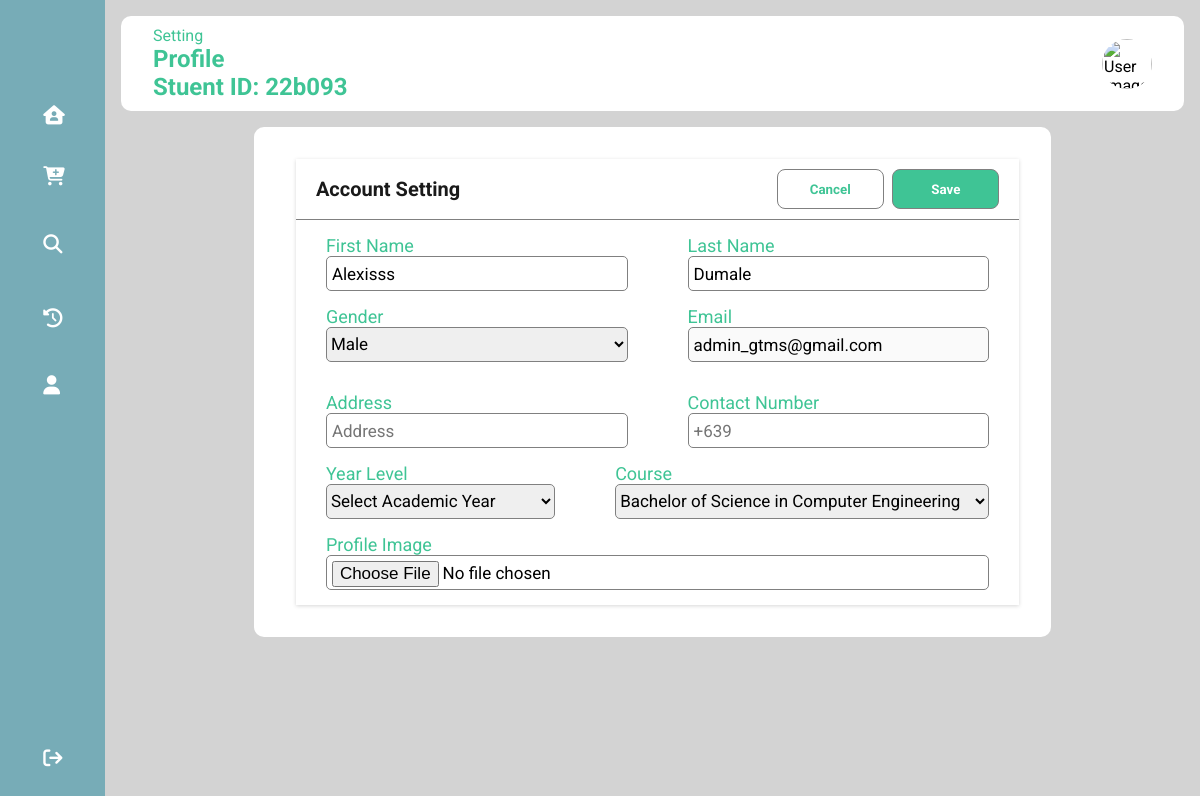
The app's page /user/profile.php (signed in) with its own data.
### tables this page shows
CREATE TABLE `users` (
  `id` int(11) NOT NULL,
  `student_id` varchar(25) NOT NULL,
  `firstname` varchar(50) NOT NULL,
  `lastname` varchar(25) NOT NULL,
  `gender` varchar(10) NOT NULL,
  `email_address` varchar(50) NOT NULL,
  `password` varchar(255) NOT NULL,
  `contact_no` varchar(12) NOT NULL,
  `address` varchar(255) NOT NULL,
  `course` varchar(255) NOT NULL,
  `academic_year` varchar(255) NOT NULL,
  `access_level` varchar(25) NOT NULL,
  `image_profile` varchar(255) NOT NULL,
  `created` timestamp NOT NULL DEFAULT current_timestamp(),
  `modified` datetime NOT NULL DEFAULT current_timestamp()
);

### object/user.php (called while the page is built, shortened)
<?php
class User {
	private $conn;
	private $table_name = "users";
	public $id;
	public function __construct($db) {
		$this->conn = $db;
	}
	function readOne(){
		$query = "SELECT
					firstname,
					lastname,
					student_id,
					image_profile,
					gender,
					email_address,
					contact_no,
					address,
					course,
					academic_year
				FROM
					" . $this->table_name . "
				WHERE
					id = ?
				LIMIT 0,1";
		$stmt = $this->conn->prepare($query);
		$stmt->bindParam(1, $this->id);
		$stmt->execute();
		$row = $stmt->fetch(PDO::FETCH_ASSOC);
		$this->firstname = $row['firstname'];
		$this->lastname =  $row['lastname'];
		$this->student_id =  $row['student_id'];
		$this->gender =  $row['gender'];
		$this->email_address =  $row['email_address'];
		$this->contact_no =  $row['contact_no'];
		$this->address =  $row['address'];
		$this->course =  $row['course'];
		$this->image_profile=$row['image_profile'];
	}
}
?>

### object/course.php (called while the page is built, shortened)
<?php
class Course{
    private $conn;
    private $table_name = "courses";
    public function __construct($db){
        $this->conn = $db;
    }
    function read(){
        $query = "SELECT
                    id, name
                FROM
                    " . $this->table_name . "
                ORDER BY
                    name";
        $stmt = $this->conn->prepare($query);
        $stmt->execute();
        return $stmt;
    }
}
?>

### user/profile.php (the view, shortened to what this page needs)
<?php
include_once '../object/course.php';
include_once '../object/user.php';
$database = new Database();
$db = $database->getConnection();
$user = new User($db);
$course = new Course($db);
$user_id = $_SESSION['user_id'];
$user->id = $user_id;
$user->readOne();
$page_title = "Profile";
include_once 'sidebar.php';
include_once 'layout_head.php';
?>
<div class="panel_container" id="profile-container">
    <div class="panel_wrapper">
        <form class="account" action="<?php echo htmlspecialchars($_SERVER["PHP_SELF"]); ?>" method="POST" enctype="multipart/form-data">
            <div class="account_header">
                <h1 class="account_title">Account Setting</h1>
                <div class="btn_container">
                    <button class="btn_cancel">Cancel</button>
                    <button class="btn_save">Save</button>
                </div>
            </div>
            <div class="account_edit">
                <div class="input_container">
                    <label>First Name</label>
                    <input type="text" placeholder="Firstname" name="firstname" value="<?php echo $user->firstname;?>">
                </div>
                <div class="input_container">
                    <label>Last Name</label>
                    <input type="text" name="lastname" placeholder="Lastname" value="<?php echo $user->lastname;?>">
                </div>
            </div>
            <div class="account_edit">
                <div class="input_container">
                        <label disabled name="gender">Gender</label>
                        <select name="gender">
                            <optgroup label="Gender">
                                <option value="male" <?php if($user->gender === 'male') echo 'selected'; ?>>Male</option>
                            </optgroup>
                        </select>
                    </div>
                <div class="input_container">
                    <label>Email</label>
                    <input type="text" name="email_address" placeholder="Email" value="<?php echo $user->email_address;?>" required disabled>
                </div>
            </div>
            <div class="account_edit">
                <div class="input_container">
                    <label>Address</label>
                    <input type="text" name="address" placeholder="Address" value="<?php echo $user->address;?>" required>
                </div>
                <div class="input_container">
                    <label>Contact Number</label>
                    <input type="text" name="contact_no" placeholder="+639" value="<?php echo $user->contact_no;?>" required>
                </div>
            </div>
            <div class="account_edit">
                <div class="input_container">
                    <label>Year Level</label>
                    <?php
                        echo "<select name='academic_year'>";
                        echo "<option disabled selected>Select Academic Year</option>";
                        echo "</select>";
                    ?>
                </div>
                <div class="input_container">
                    <label>Course</label>
                    <?php
                    $stmt = $course->read();
                    echo "<select name='course'>";
                    while ($row_course = $stmt->fetch(PDO::FETCH_ASSOC)) {
                        $course_id = $row_course['id'];
                        $course_name = $row_course['name'];
                        if ($user->course==$course_id) {
                            echo "<option value='$course_id' selected>";
                        }else{
                            echo "<option value='$course_id'>";
                        }
                        echo "$course_name</option>";
                    }
                    echo "</select>";
                    ?>
                </div>
            </div>
            <div class="account_edit">
            <div class="input_container">
                    <label>Profile Image</label>
                    <input type="file" name="image" value="<?php echo $user->image_profile;?>">
                </div>
            </div>
        </form>
    </div>
</div>
<?php include_once 'layout_foot.php'; ?>

### user/layout_head.php (shortened to what this page needs)
<!DOCTYPE html>
<html>
<head>
    <link rel="stylesheet" href="https://cdnjs.cloudflare.com/ajax/libs/font-awesome/6.5.2/css/all.min.css"/>
    <link rel="stylesheet" href="../libs/css/user-style.css">
</head>
<body>
<?php
if ($page_title =="Profile") {
    echo "<div class='main_content'>";
        echo "<div class='header_wrapper'>";
            echo "<div class='header_title'>";
                echo "<span>Setting</span>";
                echo "<h2>{$page_title}</h2>";
                echo "<h2>Stuent ID: {$user->student_id}</h2>";
            echo "</div>";
        echo "<div class='user_info'>";
                echo isset($user->image_profile) ? "<img src='uploads/{$_SESSION['user_id']}/{$user->image_profile}' alt='User Image'>" : "No image found. </br>";
            echo "</div>";
        echo "</div>";
}
?>

### libs/css/user-style.css (style rules this page uses)
* { margin: 0; padding: 0; border: none; outline: none; box-sizing: border-box; font-family: Roboto; }
body { display: flex; }
.main_content { position: relative; background: lightgray; width: 100%; padding: 1rem; }
.header_wrapper img { width: 50px; height: 50px; cursor: pointer; border-radius: 100%; }
.header_wrapper { display: flex; justify-content: space-between; align-items: center; flex-wrap: wrap; background: white; border-radius: 10px; padding: 10px 2rem; margin-bottom: 1rem; }
.header_title { color: #3fc495; }
.user_info { display: flex; align-items: center; gap: 1rem; }
.panel_container { background: white; padding: 2rem; border-radius: 10px; margin: auto; }
#profile-container { background: white; padding: 2rem; border-radius: 10px; width: 75%; margin: auto; }
.panel_wrapper { display: flex; flex-wrap: wrap; gap: 1rem; }
.account { flex: 2; width: 50%; margin-left: 10px; background-color: white; box-shadow: rgba(0, 0, 0, 0.16) 0px 1px 4px; height: auto; }
.account_header { display: flex; justify-content: space-between; align-items: center; padding: 10px; border-bottom: 1px solid gray; }
.account_title { font-size: 20px; color: #1a1a1a; font-weight: bold; margin-left: 10px; }
.btn_container { margin-right: 5px; }
.btn_cancel { width: 8em; height: 3em; cursor: pointer; border: 1px solid gray; border-radius: 0.5rem; color: #3fc495; font-weight: bold; margin-right: 5px; background-color: white; box-shadow: rgba(0, 0, 0, 0.1); transition-duration: 0.3s; }
.btn_save { width: 8em; height: 3em; cursor: pointer; border: 1px solid gray; border-radius: 0.5rem; color: white; font-weight: bold; margin-right: 5px; background-color: #3fc495; box-shadow: rgba(0, 0, 0, 0.1); transition-duration: 0.3s; }
.account_edit { display: flex; justify-content: space-between; margin: 15px 0; }
.input_container { width: 100%; display: flex; flex-direction: column; margin: 0 30px;; }
.input_container label { color: #3fc495; font-size: 18px; }
.input_container input { height: 35px; border: 1.5px solid gray; border-radius: 5px; color: black; font-size: 17px; padding: 5px; }
.input_container select { height: 35px; border: 1.5px solid gray; border-radius: 5px; color: black; font-size: 17px; }

### records on screen
users: student "22b093", firstname "Alexisss", lastname "Dumale", email_address "admin_gtms@gmail.com"

### other values on screen
$page_title "Profile"
form field course "Bachelor of Science in Computer Engineering"
